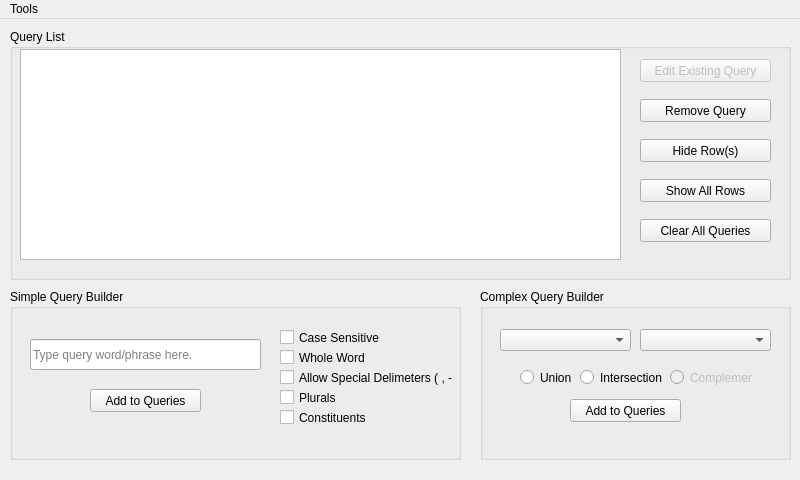
<?xml version="1.0" encoding="UTF-8"?>
<ui version="4.0">
 <class>QueryBuilderTool</class>
 <widget class="QMainWindow" name="QueryBuilderTool">
  <property name="geometry">
   <rect>
    <x>0</x>
    <y>0</y>
    <width>800</width>
    <height>480</height>
   </rect>
  </property>
  <property name="windowTitle">
   <string>Query Builder Tool</string>
  </property>
  <property name="windowIcon">
   <iconset>
    <normaloff>icons/builder.png</normaloff>icons/builder.png</iconset>
  </property>
  <widget class="QWidget" name="centralWidget">
   <widget class="QGroupBox" name="ComplexQuery">
    <property name="enabled">
     <bool>true</bool>
    </property>
    <property name="geometry">
     <rect>
      <x>480</x>
      <y>270</y>
      <width>311</width>
      <height>171</height>
     </rect>
    </property>
    <property name="title">
     <string>Complex Query Builder</string>
    </property>
    <widget class="QPushButton" name="addComplexButton">
     <property name="geometry">
      <rect>
       <x>90</x>
       <y>110</y>
       <width>111</width>
       <height>23</height>
      </rect>
     </property>
     <property name="text">
      <string>Add to Queries</string>
     </property>
    </widget>
    <widget class="QRadioButton" name="cqRadioUnion">
     <property name="geometry">
      <rect>
       <x>40</x>
       <y>80</y>
       <width>61</width>
       <height>17</height>
      </rect>
     </property>
     <property name="text">
      <string>Union</string>
     </property>
    </widget>
    <widget class="QRadioButton" name="cqRadioIntersection">
     <property name="geometry">
      <rect>
       <x>100</x>
       <y>80</y>
       <width>82</width>
       <height>17</height>
      </rect>
     </property>
     <property name="text">
      <string>Intersection</string>
     </property>
    </widget>
    <widget class="QComboBox" name="cqBoxLeft">
     <property name="geometry">
      <rect>
       <x>20</x>
       <y>40</y>
       <width>131</width>
       <height>22</height>
      </rect>
     </property>
    </widget>
    <widget class="QComboBox" name="cqBoxRight">
     <property name="geometry">
      <rect>
       <x>160</x>
       <y>40</y>
       <width>131</width>
       <height>22</height>
      </rect>
     </property>
    </widget>
    <widget class="QRadioButton" name="radioButton">
     <property name="enabled">
      <bool>false</bool>
     </property>
     <property name="geometry">
      <rect>
       <x>190</x>
       <y>80</y>
       <width>82</width>
       <height>17</height>
      </rect>
     </property>
     <property name="text">
      <string>Complement</string>
     </property>
    </widget>
   </widget>
   <widget class="QGroupBox" name="QueryList">
    <property name="geometry">
     <rect>
      <x>10</x>
      <y>10</y>
      <width>781</width>
      <height>251</height>
     </rect>
    </property>
    <property name="title">
     <string>Query List</string>
    </property>
    <widget class="QPushButton" name="pushButton_3">
     <property name="enabled">
      <bool>false</bool>
     </property>
     <property name="geometry">
      <rect>
       <x>630</x>
       <y>30</y>
       <width>131</width>
       <height>23</height>
      </rect>
     </property>
     <property name="toolTip">
      <string>Coming soon!</string>
     </property>
     <property name="text">
      <string>Edit Existing Query</string>
     </property>
    </widget>
    <widget class="QPushButton" name="removeQueryButton">
     <property name="enabled">
      <bool>true</bool>
     </property>
     <property name="geometry">
      <rect>
       <x>630</x>
       <y>70</y>
       <width>131</width>
       <height>23</height>
      </rect>
     </property>
     <property name="toolTip">
      <string>Entire row must be selected.</string>
     </property>
     <property name="text">
      <string>Remove Query</string>
     </property>
    </widget>
    <widget class="QTableView" name="tableView">
     <property name="geometry">
      <rect>
       <x>10</x>
       <y>20</y>
       <width>601</width>
       <height>211</height>
      </rect>
     </property>
    </widget>
    <widget class="QPushButton" name="hideRowButton">
     <property name="geometry">
      <rect>
       <x>630</x>
       <y>110</y>
       <width>131</width>
       <height>23</height>
      </rect>
     </property>
     <property name="toolTip">
      <string>Entire row must be selected.</string>
     </property>
     <property name="text">
      <string>Hide Row(s)</string>
     </property>
    </widget>
    <widget class="QPushButton" name="showRowsButton">
     <property name="geometry">
      <rect>
       <x>630</x>
       <y>150</y>
       <width>131</width>
       <height>23</height>
      </rect>
     </property>
     <property name="text">
      <string>Show All Rows</string>
     </property>
    </widget>
    <widget class="QPushButton" name="clearQueriesButton">
     <property name="geometry">
      <rect>
       <x>630</x>
       <y>190</y>
       <width>131</width>
       <height>23</height>
      </rect>
     </property>
     <property name="text">
      <string>Clear All Queries</string>
     </property>
    </widget>
   </widget>
   <widget class="QGroupBox" name="SimpleQuery">
    <property name="enabled">
     <bool>true</bool>
    </property>
    <property name="geometry">
     <rect>
      <x>10</x>
      <y>270</y>
      <width>451</width>
      <height>171</height>
     </rect>
    </property>
    <property name="title">
     <string>Simple Query Builder</string>
    </property>
    <widget class="QCheckBox" name="caseSenseCheck">
     <property name="geometry">
      <rect>
       <x>270</x>
       <y>40</y>
       <width>111</width>
       <height>17</height>
      </rect>
     </property>
     <property name="text">
      <string>Case Sensitive</string>
     </property>
    </widget>
    <widget class="QCheckBox" name="wholeWordCheck">
     <property name="geometry">
      <rect>
       <x>270</x>
       <y>60</y>
       <width>101</width>
       <height>17</height>
      </rect>
     </property>
     <property name="text">
      <string>Whole Word</string>
     </property>
    </widget>
    <widget class="QCheckBox" name="specDelimsCheck">
     <property name="geometry">
      <rect>
       <x>270</x>
       <y>80</y>
       <width>181</width>
       <height>17</height>
      </rect>
     </property>
     <property name="text">
      <string>Allow Special Delimeters ( , -   )</string>
     </property>
    </widget>
    <widget class="QCheckBox" name="pluralsCheck">
     <property name="geometry">
      <rect>
       <x>270</x>
       <y>100</y>
       <width>70</width>
       <height>17</height>
      </rect>
     </property>
     <property name="text">
      <string>Plurals</string>
     </property>
    </widget>
    <widget class="QCheckBox" name="constituentsCheck">
     <property name="geometry">
      <rect>
       <x>270</x>
       <y>120</y>
       <width>101</width>
       <height>17</height>
      </rect>
     </property>
     <property name="text">
      <string>Constituents</string>
     </property>
    </widget>
    <widget class="QPushButton" name="addSimpleButton">
     <property name="geometry">
      <rect>
       <x>80</x>
       <y>100</y>
       <width>111</width>
       <height>23</height>
      </rect>
     </property>
     <property name="text">
      <string>Add to Queries</string>
     </property>
    </widget>
    <widget class="QLineEdit" name="phraseEdit">
     <property name="geometry">
      <rect>
       <x>20</x>
       <y>50</y>
       <width>231</width>
       <height>31</height>
      </rect>
     </property>
     <property name="text">
      <string/>
     </property>
     <property name="placeholderText">
      <string>Type query word/phrase here.</string>
     </property>
    </widget>
   </widget>
  </widget>
  <widget class="QMenuBar" name="menuBar">
   <property name="geometry">
    <rect>
     <x>0</x>
     <y>0</y>
     <width>800</width>
     <height>21</height>
    </rect>
   </property>
   <widget class="QMenu" name="menuTools">
    <property name="title">
     <string>Tools</string>
    </property>
    <addaction name="actionSaveQL"/>
    <addaction name="actionSaveAsQL"/>
    <addaction name="actionLoadQL"/>
    <addaction name="actionRefresh"/>
   </widget>
   <addaction name="menuTools"/>
  </widget>
  <action name="actionSaveQL">
   <property name="enabled">
    <bool>false</bool>
   </property>
   <property name="text">
    <string>Save</string>
   </property>
  </action>
  <action name="actionLoadQL">
   <property name="icon">
    <iconset>
     <normaloff>icons/open.png</normaloff>icons/open.png</iconset>
   </property>
   <property name="text">
    <string>Load</string>
   </property>
  </action>
  <action name="actionRefresh">
   <property name="icon">
    <iconset>
     <normaloff>icons/refresh.png</normaloff>icons/refresh.png</iconset>
   </property>
   <property name="text">
    <string>Refresh</string>
   </property>
  </action>
  <action name="actionSaveAsQL">
   <property name="icon">
    <iconset>
     <normaloff>icons/save.png</normaloff>icons/save.png</iconset>
   </property>
   <property name="text">
    <string>Save As</string>
   </property>
  </action>
 </widget>
 <layoutdefault spacing="6" margin="11"/>
 <resources/>
 <connections/>
</ui>
